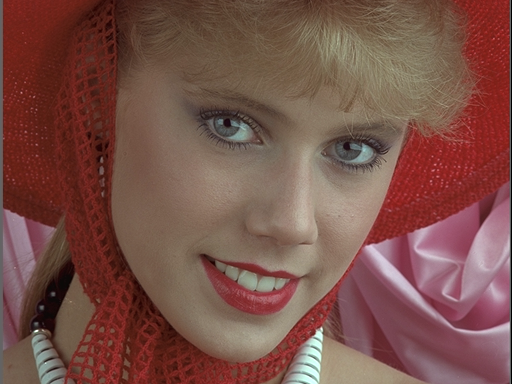
#> input picture I04.BMP, 512 x 384 px
$ python hartley_measure.py
#> lines starting #> are read from the running program, lines starting #| are printed output that depends on the picture; long printed decimals are rounded
# Завантаження зображення
import cv2
import numpy as np
import matplotlib.pyplot as plt
import matplotlib.patches as mpatches
from google.colab import files

uploaded_files = files.upload()
#> the answer given: I04.BMP
file_name = list(uploaded_files.keys())[0]

# Конвертація в градації сірого
src_img = cv2.imread(file_name)
#> src_img is the input picture: shape (384, 512, 3); mean B, G, R 72.5, 80.9, 121.3
img_rgb = cv2.cvtColor(src_img, cv2.COLOR_BGR2RGB)
img_gray = cv2.cvtColor(src_img, cv2.COLOR_BGR2GRAY)
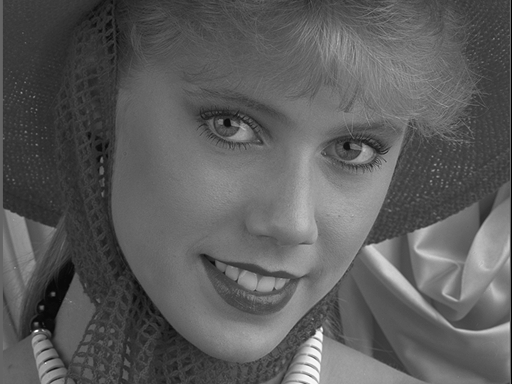
#> img_gray: shape (384, 512); min 0, max 255, mean 92

# Функція розрахунку міри Хартлі
def compute_hartley(matrix):
    unique_vals = np.unique(matrix)
#> unique_vals = 248 values from 0 to 255
    n = len(unique_vals)
#> n = 248
    if n > 0:
        return np.log2(n)
    return 0.0

# Функція сегментації та обчислення
def analyze_for_segment_size(gray, segment_size):
    h, w = gray.shape
    grid_h = h // segment_size
    grid_w = w // segment_size
    H_map = np.zeros((grid_h, grid_w))
    H_values = []

    for i in range(0, grid_h * segment_size, segment_size):
        for j in range(0, grid_w * segment_size, segment_size):
            seg = gray[i:i+segment_size, j:j+segment_size]
            H_seg = compute_hartley(seg)
            gi = i // segment_size
            gj = j // segment_size
            H_map[gi, gj] = H_seg
            H_values.append(H_seg)

    return np.array(H_values), H_map

# Розрахунок для цілого зображення
H_total = compute_hartley(img_gray)
#> H_total = 7.95
print(f"Міра Хартлі всього зображення: {H_total}")
#| Міра Хартлі всього зображення: 7.954

# Аналіз для різних розмірів сегмента
segment_sizes = [8, 16, 32]
stats = []

for seg_size in segment_sizes:
    H_values, H_map = analyze_for_segment_size(img_gray, seg_size)

    mean_val = np.mean(H_values)
    min_val = np.min(H_values)
    max_val = np.max(H_values)
    stats.append((min_val, mean_val, max_val))

    # Візуалізація карти та гістограми
    fig = plt.figure(figsize=(10, 4))

    ax1 = fig.add_subplot(1, 2, 1)
    ax1.set_title(f"Карта H, сегмент {seg_size}")
    im = ax1.imshow(H_map, cmap="gray")
    fig.colorbar(im, ax=ax1)
    ax1.axis("off")

    ax2 = fig.add_subplot(1, 2, 2)
    ax2.set_title(f"Гістограма H, сегмент {seg_size}")
    ax2.hist(H_values, bins=30)
    ax2.grid(True)

    plt.tight_layout()
    plt.show()

    print(f"=== Розмір сегмента {seg_size}x{seg_size} ===")
    print(f"Середнє значення: {mean_val}")
    print(f"Мінімум: {min_val}")
    print(f"Максимум: {max_val}\n")
#> this loop made 3 passes
#> (mean_val, min_val, max_val) on passes 1 to 3: (4.24, 2, 5.73), (5.13, 2.81, 6.94), (5.89, 3.91, 7.59)
#| Середнє значення: 4.244
#| Мінімум: 2.0
#| Максимум: 5.728
#| Середнє значення: 5.132
#| Мінімум: 2.807
#| Максимум: 6.943
#| Середнє значення: 5.893
#| Мінімум: 3.907
#| Максимум: 7.592
#> pass 1, `H_values, H_map = analyze_for_segment_size(img_gray, seg_size)`:
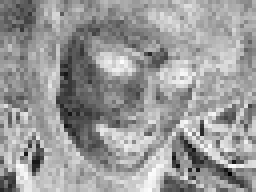
#> H_map: shape (48, 64) float64 (shown 4 times larger); min 2, max 5.73, mean 4.24; drawn with min black and max white
#> pass 1, `plt.show()`:
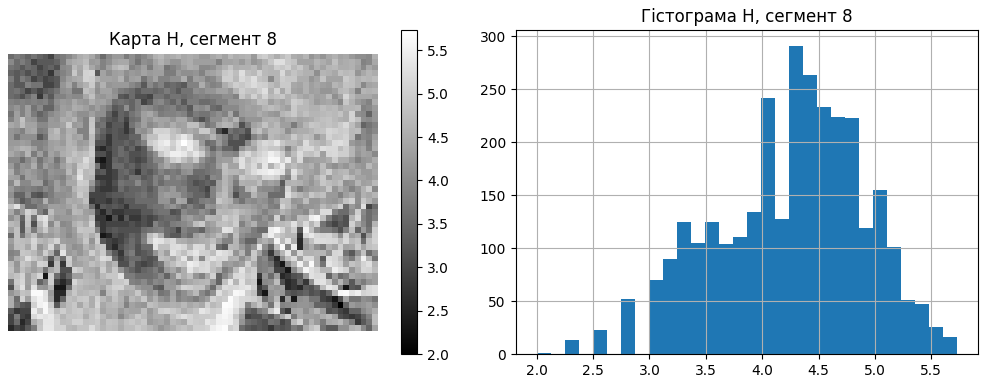
#> figure drawn by matplotlib, 3 panels; panel 3: tallest bar 291 high, from x = 4.24 to 4.36
#> pass 2, `H_values, H_map = analyze_for_segment_size(img_gray, seg_size)`:
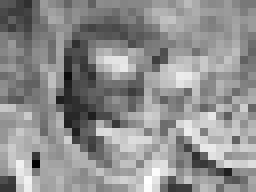
#> H_map: shape (24, 32) float64 (shown 8 times larger); min 2.81, max 6.94, mean 5.13; drawn with min black and max white
#> pass 2, `plt.show()`:
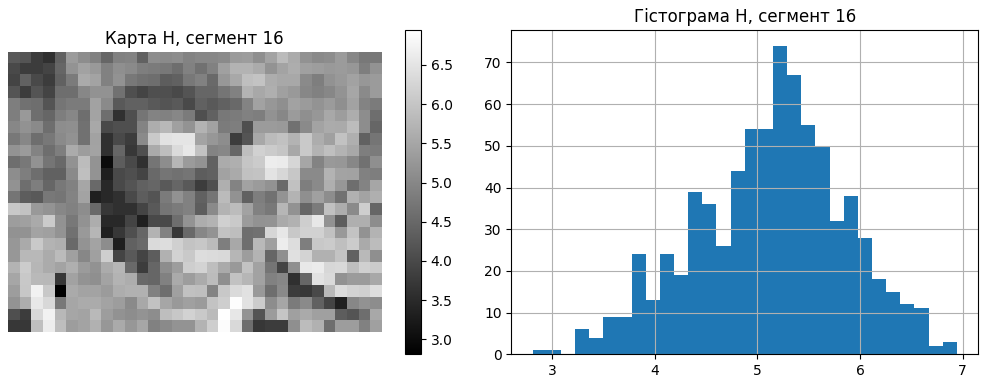
#> figure drawn by matplotlib, 3 panels; panel 3: tallest bar 74 high, from x = 5.15 to 5.29
#> after the loop, stats = [(2, 4.24, 5.73), (2.81, 5.13, 6.94), (3.91, 5.89, 7.59)]

# Побудова 3D діаграми порівняння
fig_3d = plt.figure(figsize=(12, 8))
ax_3d = fig_3d.add_subplot(111, projection='3d')

colors = ['#4472C4', '#ED7D31', '#A5A5A5']
labels = ['Мінімум', 'Середнє', 'Максимум']
y_labels = ['8x8', '16x16', '32x32']

for i in range(3):
    x_pos = np.arange(3)
    y_pos = np.ones(3) * i
    z_pos = np.zeros(3)

    dx = np.ones(3) * 0.4
    dy = np.ones(3) * 0.4
    dz = [stats[i][0], stats[i][1], stats[i][2]]

    ax_3d.bar3d(x_pos, y_pos, z_pos, dx, dy, dz, color=colors[i], alpha=0.9)
#> this loop made 3 passes

ax_3d.set_xticks(np.arange(3) + 0.2)
ax_3d.set_xticklabels(labels)
ax_3d.set_yticks(np.arange(3) + 0.2)
ax_3d.set_yticklabels(y_labels)
ax_3d.set_zlabel('Значення')
ax_3d.set_title('Порівняння впливу розміру сегмента (Міра Хартлі)')

legend_patches = [mpatches.Patch(color=colors[i], label=f'Розмір сегмента {segment_sizes[i]}x{segment_sizes[i]}') for i in range(3)]
plt.legend(handles=legend_patches, loc='upper left', bbox_to_anchor=(1, 1))

plt.show()
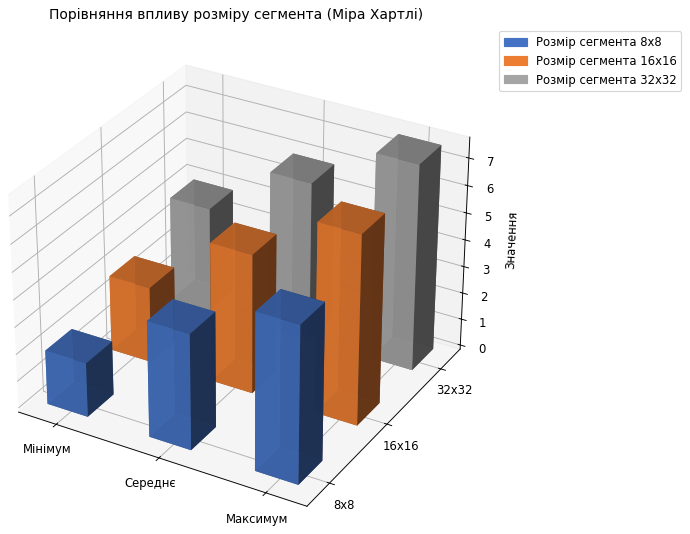
#> figure drawn by matplotlib, 1 panel
